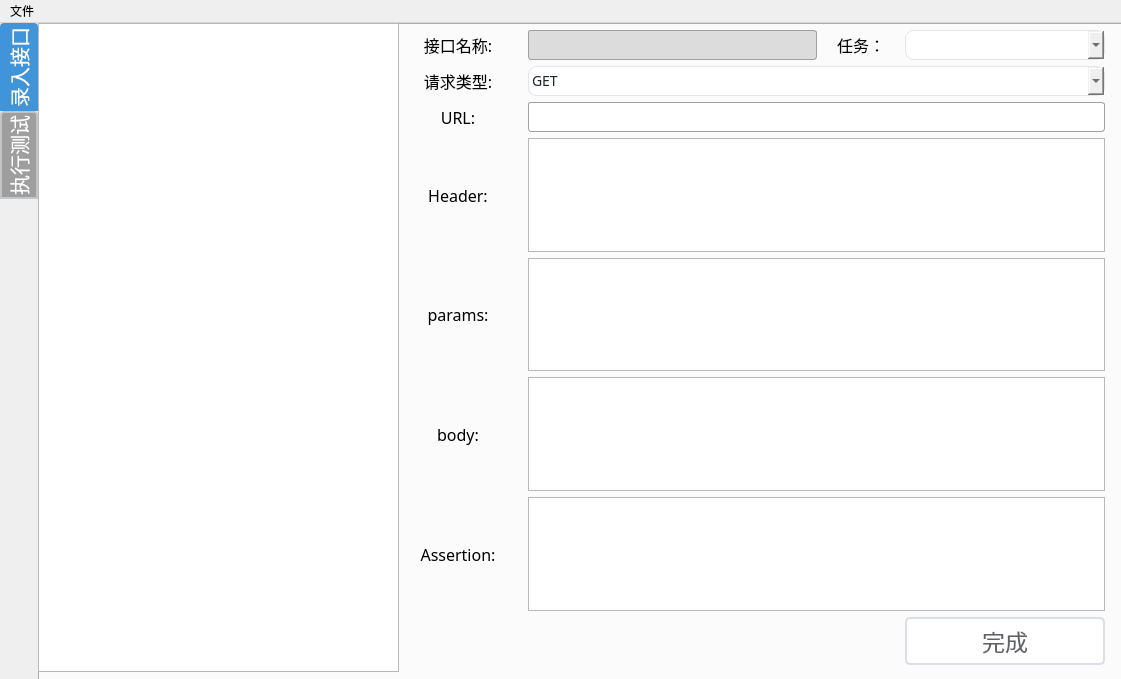
<?xml version="1.0" encoding="UTF-8"?>
<ui version="4.0">
 <class>MainWindow</class>
 <widget class="QMainWindow" name="MainWindow">
  <property name="geometry">
   <rect>
    <x>0</x>
    <y>0</y>
    <width>1121</width>
    <height>679</height>
   </rect>
  </property>
  <property name="windowTitle">
   <string>接口测试工具</string>
  </property>
  <property name="windowIcon">
   <iconset resource="../resource/resource.qrc">
    <normaloff>:/img/运行.png</normaloff>:/img/运行.png</iconset>
  </property>
  <property name="autoFillBackground">
   <bool>true</bool>
  </property>
  <property name="styleSheet">
   <string notr="true">QComboBox{
  color:#1e222b;
  padding: 1px 15px 1px 3px;
  border:1px solid rgba(228,228,228,1);
  border-radius:8;
  font-family: Microsoft YaHei;
  font-size: 14px;
}

QComboBox QAbstractItemView{	/*列表 */
	margin-top: 8px;
	margin-left: 6px;
	margin-bottom: 6px;
	margin-right: 6px;
	background:rgba(255,255,255,1);
    border:1px solid rgba(228,228,228,1);
    border-radius:8px;
	font-size:12px;
    font-family: Microsoft YaHei;
    outline: 0px;
    color:#1e222b;
    padding-left: 16px;
    padding-top: 12px;
	padding-bottom:12px;
    
  }

QComboBox QScrollBar::vertical{ /*滑条 主体部分*/
    width:6px;
    background:rgb(255,255,255);
    border:none;
}
QComboBox QScrollBar::handle::vertical{ /*滑块主体*/
    border-radius:3px;
    background-color: rgba(30, 34, 43, 0.2);
}
QComboBox QScrollBar::handle::vertical::hover{
    background-color: rgba(30, 34, 43, 0.2);
}

QDialog {
	background: #D6DBE9;
}

QLineEdit {
	border: 1px solid #A0A0A0; /* 边框宽度为1px，颜色为#A0A0A0 */
	border-radius: 3px; /* 边框圆角 */
	padding-left: 5px; /* 文本距离左边界有5px */
	background-color: #fffff; /* 背景颜色 */
	color: #A0A0A0; /* 文本颜色 */
	selection-background-color: #A0A0A0; /* 选中文本的背景颜色 */
	selection-color: #F2F2F2; /* 选中文本的颜色 */
	font-family: &quot;Microsoft YaHei&quot;; /* 文本字体族 */
	font-size: 10pt; /* 文本字体大小 */
}

QLineEdit:hover { /* 鼠标悬浮在QLineEdit时的状态 */
	border: 1px solid #298DFF;
	border-radius: 3px;
	background-color: #F2F2F2;
	color: #298DFF;
	selection-background-color: #298DFF;
	selection-color: #F2F2F2;
}

QLineEdit[echoMode=&quot;2&quot;] { /* QLineEdit有输入掩码时的状态 */
	lineedit-password-character: 9679;
	lineedit-password-mask-delay: 2000;
}

QLineEdit:disabled { /* QLineEdit在禁用时的状态 */
	border: 1px solid #CDCDCD;
	background-color: #CDCDCD;
	color: #B4B4B4;
}

QLineEdit:read-only { /* QLineEdit在只读时的状态 */
	background-color: #CDCDCD;
	color: #F2F2F2;
}</string>
  </property>
  <widget class="QWidget" name="centralwidget">
   <widget class="QTabWidget" name="tabWidget">
    <property name="geometry">
     <rect>
      <x>0</x>
      <y>0</y>
      <width>1131</width>
      <height>661</height>
     </rect>
    </property>
    <property name="font">
     <font>
      <family>微软雅黑</family>
      <pointsize>15</pointsize>
     </font>
    </property>
    <property name="styleSheet">
     <string notr="true">QTabWidget::tab-bar {
 background-color: black;
}

QTabBar::tab:!selected {
    background-color: #9E9E9E;
    color: white;
}

QTabWidget::pane { 
     position: absolute;
}

QTabBar::tab:selected {
    border-color:#4094da;
    background-color: #4094da;
    color: white;
}
QTabBar::tab {
     background: gray;
     border: 2px solid #C4C4C3;
     border-bottom-color: #C2C7CB;
     border-top-left-radius: 4px;
     border-top-right-radius: 4px;
     min-width: 30px;
     padding: 2px;
}</string>
    </property>
    <property name="tabPosition">
     <enum>QTabWidget::West</enum>
    </property>
    <property name="currentIndex">
     <number>0</number>
    </property>
    <widget class="QWidget" name="option">
     <attribute name="title">
      <string>录入接口</string>
     </attribute>
     <widget class="QTreeView" name="tree_view">
      <property name="geometry">
       <rect>
        <x>0</x>
        <y>0</y>
        <width>361</width>
        <height>649</height>
       </rect>
      </property>
      <property name="contextMenuPolicy">
       <enum>Qt::CustomContextMenu</enum>
      </property>
      <property name="frameShape">
       <enum>QFrame::StyledPanel</enum>
      </property>
     </widget>
     <widget class="QWidget" name="gridLayoutWidget_3">
      <property name="geometry">
       <rect>
        <x>363</x>
        <y>0</y>
        <width>711</width>
        <height>649</height>
       </rect>
      </property>
      <layout class="QGridLayout" name="gridLayout_3" rowstretch="0,0,0,0,0,0,0,0" columnstretch="1,2,0,2">
       <property name="leftMargin">
        <number>7</number>
       </property>
       <property name="topMargin">
        <number>7</number>
       </property>
       <property name="rightMargin">
        <number>7</number>
       </property>
       <property name="bottomMargin">
        <number>7</number>
       </property>
       <property name="horizontalSpacing">
        <number>20</number>
       </property>
       <item row="6" column="0">
        <widget class="QLabel" name="label_assertion">
         <property name="maximumSize">
          <size>
           <width>100</width>
           <height>16777215</height>
          </size>
         </property>
         <property name="font">
          <font>
           <family>微软雅黑</family>
           <pointsize>12</pointsize>
          </font>
         </property>
         <property name="text">
          <string>Assertion:</string>
         </property>
         <property name="alignment">
          <set>Qt::AlignCenter</set>
         </property>
        </widget>
       </item>
       <item row="1" column="1" colspan="3">
        <widget class="QComboBox" name="comboBox_type">
         <property name="minimumSize">
          <size>
           <width>0</width>
           <height>30</height>
          </size>
         </property>
         <property name="maximumSize">
          <size>
           <width>16777215</width>
           <height>30</height>
          </size>
         </property>
         <item>
          <property name="text">
           <string>GET</string>
          </property>
         </item>
         <item>
          <property name="text">
           <string>PUT</string>
          </property>
         </item>
         <item>
          <property name="text">
           <string>POST</string>
          </property>
         </item>
         <item>
          <property name="text">
           <string>DELETE</string>
          </property>
         </item>
        </widget>
       </item>
       <item row="2" column="1" colspan="3">
        <widget class="QLineEdit" name="lineEdit_url">
         <property name="minimumSize">
          <size>
           <width>0</width>
           <height>30</height>
          </size>
         </property>
         <property name="maximumSize">
          <size>
           <width>16777215</width>
           <height>30</height>
          </size>
         </property>
         <property name="alignment">
          <set>Qt::AlignLeading|Qt::AlignLeft|Qt::AlignTop</set>
         </property>
        </widget>
       </item>
       <item row="0" column="3">
        <widget class="QComboBox" name="comboBox_task">
         <property name="minimumSize">
          <size>
           <width>0</width>
           <height>30</height>
          </size>
         </property>
         <property name="maximumSize">
          <size>
           <width>200</width>
           <height>30</height>
          </size>
         </property>
        </widget>
       </item>
       <item row="6" column="1" colspan="3">
        <widget class="QTextEdit" name="textEdit_assert"/>
       </item>
       <item row="5" column="0">
        <widget class="QLabel" name="label_body">
         <property name="maximumSize">
          <size>
           <width>100</width>
           <height>16777215</height>
          </size>
         </property>
         <property name="font">
          <font>
           <family>微软雅黑</family>
           <pointsize>12</pointsize>
          </font>
         </property>
         <property name="text">
          <string>body:</string>
         </property>
         <property name="alignment">
          <set>Qt::AlignCenter</set>
         </property>
        </widget>
       </item>
       <item row="5" column="1" colspan="3">
        <widget class="QTextEdit" name="textEdit_body"/>
       </item>
       <item row="4" column="0">
        <widget class="QLabel" name="label_params">
         <property name="maximumSize">
          <size>
           <width>100</width>
           <height>16777215</height>
          </size>
         </property>
         <property name="font">
          <font>
           <family>微软雅黑</family>
           <pointsize>12</pointsize>
          </font>
         </property>
         <property name="text">
          <string>params:</string>
         </property>
         <property name="alignment">
          <set>Qt::AlignCenter</set>
         </property>
        </widget>
       </item>
       <item row="0" column="0">
        <widget class="QLabel" name="label_interface">
         <property name="maximumSize">
          <size>
           <width>100</width>
           <height>16777215</height>
          </size>
         </property>
         <property name="font">
          <font>
           <family>微软雅黑</family>
           <pointsize>12</pointsize>
          </font>
         </property>
         <property name="text">
          <string>接口名称:</string>
         </property>
         <property name="alignment">
          <set>Qt::AlignCenter</set>
         </property>
        </widget>
       </item>
       <item row="3" column="0">
        <widget class="QLabel" name="label_header">
         <property name="maximumSize">
          <size>
           <width>100</width>
           <height>16777215</height>
          </size>
         </property>
         <property name="font">
          <font>
           <family>微软雅黑</family>
           <pointsize>12</pointsize>
          </font>
         </property>
         <property name="text">
          <string>Header:</string>
         </property>
         <property name="alignment">
          <set>Qt::AlignCenter</set>
         </property>
        </widget>
       </item>
       <item row="2" column="0">
        <widget class="QLabel" name="label_url">
         <property name="maximumSize">
          <size>
           <width>100</width>
           <height>16777215</height>
          </size>
         </property>
         <property name="font">
          <font>
           <family>微软雅黑</family>
           <pointsize>12</pointsize>
          </font>
         </property>
         <property name="text">
          <string>URL:</string>
         </property>
         <property name="alignment">
          <set>Qt::AlignCenter</set>
         </property>
        </widget>
       </item>
       <item row="0" column="2">
        <widget class="QLabel" name="label_task">
         <property name="font">
          <font>
           <family>微软雅黑</family>
           <pointsize>12</pointsize>
          </font>
         </property>
         <property name="text">
          <string>任务：</string>
         </property>
         <property name="alignment">
          <set>Qt::AlignRight|Qt::AlignTrailing|Qt::AlignVCenter</set>
         </property>
        </widget>
       </item>
       <item row="3" column="1" colspan="3">
        <widget class="QTextEdit" name="textEdit_header">
         <property name="html">
          <string>&lt;!DOCTYPE HTML PUBLIC &quot;-//W3C//DTD HTML 4.0//EN&quot; &quot;http://www.w3.org/TR/REC-html40/strict.dtd&quot;&gt;
&lt;html&gt;&lt;head&gt;&lt;meta name=&quot;qrichtext&quot; content=&quot;1&quot; /&gt;&lt;style type=&quot;text/css&quot;&gt;
p, li { white-space: pre-wrap; }
&lt;/style&gt;&lt;/head&gt;&lt;body style=&quot; font-family:'SimSun'; font-size:9pt; font-weight:400; font-style:normal;&quot;&gt;
&lt;p style=&quot;-qt-paragraph-type:empty; margin-top:0px; margin-bottom:0px; margin-left:0px; margin-right:0px; -qt-block-indent:0; text-indent:0px;&quot;&gt;&lt;br /&gt;&lt;/p&gt;&lt;/body&gt;&lt;/html&gt;</string>
         </property>
        </widget>
       </item>
       <item row="0" column="1">
        <widget class="QLineEdit" name="lineEdit_interface">
         <property name="minimumSize">
          <size>
           <width>0</width>
           <height>30</height>
          </size>
         </property>
         <property name="maximumSize">
          <size>
           <width>16777215</width>
           <height>30</height>
          </size>
         </property>
         <property name="styleSheet">
          <string notr="true">background-color: rgb(220, 220, 220);</string>
         </property>
         <property name="alignment">
          <set>Qt::AlignLeading|Qt::AlignLeft|Qt::AlignTop</set>
         </property>
        </widget>
       </item>
       <item row="4" column="1" colspan="3">
        <widget class="QTextEdit" name="textEdit_params"/>
       </item>
       <item row="1" column="0">
        <widget class="QLabel" name="label_type">
         <property name="maximumSize">
          <size>
           <width>100</width>
           <height>16777215</height>
          </size>
         </property>
         <property name="font">
          <font>
           <family>微软雅黑</family>
           <pointsize>12</pointsize>
          </font>
         </property>
         <property name="text">
          <string>请求类型:</string>
         </property>
         <property name="alignment">
          <set>Qt::AlignCenter</set>
         </property>
        </widget>
       </item>
       <item row="7" column="3">
        <widget class="QPushButton" name="btn_save">
         <property name="minimumSize">
          <size>
           <width>0</width>
           <height>0</height>
          </size>
         </property>
         <property name="maximumSize">
          <size>
           <width>200</width>
           <height>50</height>
          </size>
         </property>
         <property name="font">
          <font>
           <family>Microsoft YaHei</family>
           <pointsize>17</pointsize>
          </font>
         </property>
         <property name="styleSheet">
          <string notr="true">.QPushButton,
.QToolButton {
    background: #FFF;
    border: 2px solid #DCDFE6;
    color: #606266;
    padding: 5px;
    border-radius: 5px;
}

.QPushButton:hover,
.QToolButton:hover {
    color: #409EFF;
    border-color: #c6e2ff;
    background-color: #ecf5ff;
}

.QPushButton:pressed,
.QToolButton:pressed {
    color: #3a8ee6;
    border-color: #3a8ee6;
    outline: 0;
}</string>
         </property>
         <property name="text">
          <string>完成</string>
         </property>
        </widget>
       </item>
      </layout>
     </widget>
    </widget>
    <widget class="QWidget" name="entry">
     <property name="styleSheet">
      <string notr="true"/>
     </property>
     <attribute name="title">
      <string>执行测试</string>
     </attribute>
     <widget class="QWidget" name="gridLayoutWidget_4">
      <property name="geometry">
       <rect>
        <x>0</x>
        <y>0</y>
        <width>1061</width>
        <height>651</height>
       </rect>
      </property>
      <layout class="QGridLayout" name="gridLayout_4" rowstretch="1,5" columnstretch="2,10,0">
       <property name="leftMargin">
        <number>0</number>
       </property>
       <property name="topMargin">
        <number>30</number>
       </property>
       <property name="rightMargin">
        <number>0</number>
       </property>
       <property name="bottomMargin">
        <number>10</number>
       </property>
       <property name="horizontalSpacing">
        <number>0</number>
       </property>
       <property name="verticalSpacing">
        <number>30</number>
       </property>
       <item row="0" column="0">
        <widget class="QLabel" name="label_choose">
         <property name="maximumSize">
          <size>
           <width>200</width>
           <height>150</height>
          </size>
         </property>
         <property name="font">
          <font>
           <family>微软雅黑</family>
           <pointsize>15</pointsize>
          </font>
         </property>
         <property name="text">
          <string>选择任务</string>
         </property>
         <property name="alignment">
          <set>Qt::AlignCenter</set>
         </property>
        </widget>
       </item>
       <item row="1" column="0" colspan="3">
        <widget class="QTableWidget" name="tableWidget">
         <property name="maximumSize">
          <size>
           <width>1000</width>
           <height>16777215</height>
          </size>
         </property>
         <property name="font">
          <font>
           <family>Microsoft YaHei</family>
           <pointsize>-1</pointsize>
          </font>
         </property>
         <property name="styleSheet">
          <string notr="true">/*表格的一种美化方式*/
QHeaderView
{
    background:transparent;
}

QHeaderView::section
{
    font-size:20px;
    font-family:&quot;Microsoft YaHei&quot;;
    color:#FFFFFF;
    background:#60669B;
    border: 1px solid;
    text-align:left;
    min-height:49px;
    max-height:49px;
    margin-left:0px;
    padding-left:0px;
}

QTableWidget
{
    background:#FFFFFF;
    border: 1px solid;

    font-size:20px;
    font-family:&quot;Microsoft YaHei&quot;;
    color:#666666;
}
QTableWidget::item
{
    border-bottom:1px solid ;
}

QTableWidget::item::selected
{
    color:red;
    background:#EFF4FF;
}


QScrollBar::handle:vertical
{
    background: rgba(255,255,255,20%);
    border: 0px solid grey;
    border-radius:3px;
    width: 8px;
}

QScrollBar::add-page:vertical, QScrollBar::sub-page:vertical
{
    background:rgba(255,255,255,10%);
}


QScollBar::add-line:vertical, QScrollBar::sub-line:vertical
{
    background:transparent;
}</string>
         </property>
         <property name="frameShape">
          <enum>QFrame::Box</enum>
         </property>
         <property name="horizontalScrollBarPolicy">
          <enum>Qt::ScrollBarAsNeeded</enum>
         </property>
         <property name="sizeAdjustPolicy">
          <enum>QAbstractScrollArea::AdjustToContentsOnFirstShow</enum>
         </property>
         <property name="autoScrollMargin">
          <number>16</number>
         </property>
         <attribute name="horizontalHeaderCascadingSectionResizes">
          <bool>false</bool>
         </attribute>
         <attribute name="horizontalHeaderMinimumSectionSize">
          <number>50</number>
         </attribute>
         <attribute name="horizontalHeaderDefaultSectionSize">
          <number>170</number>
         </attribute>
         <attribute name="horizontalHeaderStretchLastSection">
          <bool>true</bool>
         </attribute>
         <attribute name="verticalHeaderCascadingSectionResizes">
          <bool>false</bool>
         </attribute>
         <attribute name="verticalHeaderMinimumSectionSize">
          <number>50</number>
         </attribute>
         <attribute name="verticalHeaderDefaultSectionSize">
          <number>50</number>
         </attribute>
         <attribute name="verticalHeaderStretchLastSection">
          <bool>false</bool>
         </attribute>
         <column>
          <property name="text">
           <string>名称</string>
          </property>
         </column>
         <column>
          <property name="text">
           <string>链接</string>
          </property>
         </column>
         <column>
          <property name="text">
           <string>耗时</string>
          </property>
         </column>
         <column>
          <property name="text">
           <string>执行结果</string>
          </property>
         </column>
         <column>
          <property name="text">
           <string>错误详情</string>
          </property>
         </column>
        </widget>
       </item>
       <item row="0" column="2">
        <widget class="QPushButton" name="btn_do">
         <property name="maximumSize">
          <size>
           <width>200</width>
           <height>50</height>
          </size>
         </property>
         <property name="text">
          <string>执 行</string>
         </property>
        </widget>
       </item>
       <item row="0" column="1">
        <widget class="QComboBox" name="comboBox_task_list">
         <property name="maximumSize">
          <size>
           <width>550</width>
           <height>150</height>
          </size>
         </property>
        </widget>
       </item>
      </layout>
     </widget>
    </widget>
   </widget>
  </widget>
  <widget class="QMenuBar" name="menubar">
   <property name="geometry">
    <rect>
     <x>0</x>
     <y>0</y>
     <width>1121</width>
     <height>26</height>
    </rect>
   </property>
   <widget class="QMenu" name="menu_file">
    <property name="title">
     <string>文件</string>
    </property>
    <addaction name="action_import"/>
    <addaction name="separator"/>
    <addaction name="action_outport"/>
   </widget>
   <addaction name="menu_file"/>
  </widget>
  <action name="action_delete">
   <property name="icon">
    <iconset resource="../resource/resource.qrc">
     <normaloff>:/img/删除.png</normaloff>:/img/删除.png</iconset>
   </property>
   <property name="text">
    <string>删除接口</string>
   </property>
   <property name="shortcut">
    <string>Del</string>
   </property>
  </action>
  <action name="action_edit">
   <property name="icon">
    <iconset resource="../resource/resource.qrc">
     <normaloff>:/img/编辑.png</normaloff>:/img/编辑.png</iconset>
   </property>
   <property name="text">
    <string>编辑接口</string>
   </property>
   <property name="shortcut">
    <string>Ins</string>
   </property>
  </action>
  <action name="action_import">
   <property name="icon">
    <iconset resource="../resource/resource.qrc">
     <normaloff>:/img/导入.png</normaloff>:/img/导入.png</iconset>
   </property>
   <property name="text">
    <string>导入配置文件</string>
   </property>
   <property name="toolTip">
    <string>导入配置文件</string>
   </property>
   <property name="shortcut">
    <string>F1</string>
   </property>
  </action>
  <action name="action_outport">
   <property name="icon">
    <iconset resource="../resource/resource.qrc">
     <normaloff>:/img/导出.png</normaloff>:/img/导出.png</iconset>
   </property>
   <property name="text">
    <string>导出配置文件</string>
   </property>
   <property name="shortcut">
    <string>F2</string>
   </property>
  </action>
  <action name="action_del_group">
   <property name="icon">
    <iconset resource="../resource/resource.qrc">
     <normaloff>:/img/删除组.png</normaloff>:/img/删除组.png</iconset>
   </property>
   <property name="text">
    <string>删除任务组</string>
   </property>
   <property name="toolTip">
    <string>删除任务组</string>
   </property>
  </action>
  <action name="action_modified_group">
   <property name="icon">
    <iconset resource="../resource/resource.qrc">
     <normaloff>:/img/编辑.png</normaloff>:/img/编辑.png</iconset>
   </property>
   <property name="text">
    <string>修改任务组</string>
   </property>
   <property name="toolTip">
    <string>修改任务组</string>
   </property>
  </action>
  <action name="action_add_interface">
   <property name="icon">
    <iconset resource="../resource/resource.qrc">
     <normaloff>:/img/新增.png</normaloff>:/img/新增.png</iconset>
   </property>
   <property name="text">
    <string>新增接口</string>
   </property>
   <property name="toolTip">
    <string>新增接口</string>
   </property>
  </action>
  <action name="action_add_group">
   <property name="icon">
    <iconset resource="../resource/resource.qrc">
     <normaloff>:/img/新增任务组.png</normaloff>:/img/新增任务组.png</iconset>
   </property>
   <property name="text">
    <string>新增任务组</string>
   </property>
  </action>
 </widget>
 <resources>
  <include location="../resource/resource.qrc"/>
 </resources>
 <connections/>
</ui>
